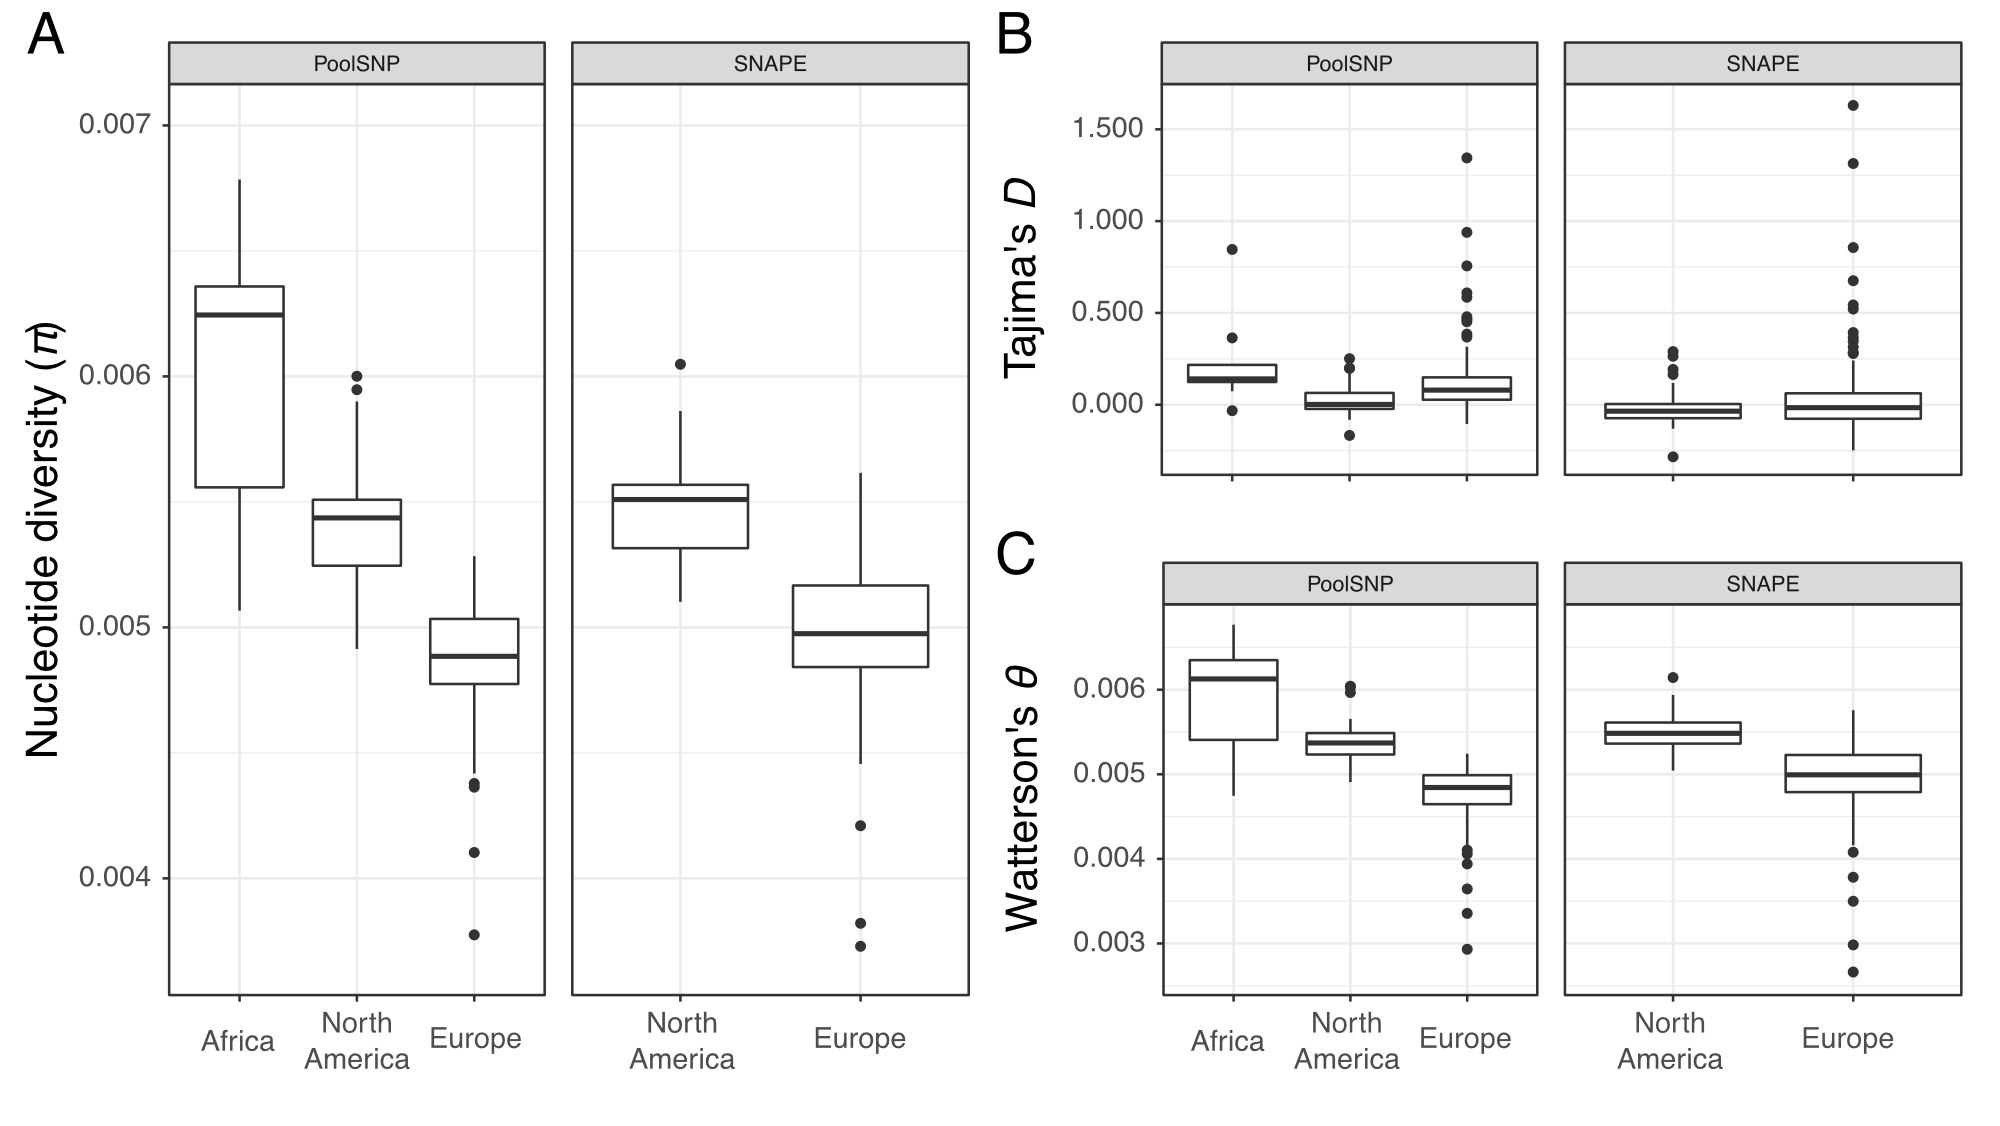

Generate this figure with R:
# plot Figure8 - Margot
library(ggplot2)
library("gridExtra")

dat<-read.table(file="/Users/martinkapun/Documents/GitHub/data-paper/Figure6/Figure6_data.txt",header=T,fill =T,sep="\t")

dat_PoolSNP<-dat[dat$FILE=="PoolSNP",]
dat_SNAPE<-dat[dat$FILE=="SNAPE",]

# PoolSNP plots
plot1<-ggplot(dat_PoolSNP, aes(x=Continent, y=Pi)) + geom_boxplot(, show.legend = FALSE) + labs(y = "Nucleotide diversity", tag = "A") + theme_bw() + theme(axis.title.x=element_blank()) + facet_grid(~ FILE) + scale_x_discrete(limits=c("Africa","North America","Europe")) + scale_y_continuous(labels=function(x){sprintf("%.3f", x)},limits=c(0.0037, 0.007),breaks=seq(0.004, 0.007, 0.001))  
plot2<-ggplot(dat_PoolSNP, aes(x=Continent, y=Watterson)) + geom_boxplot(, show.legend = FALSE) + labs(y = "Theta Watterson", tag = "C") + theme_bw()  + theme(axis.title.x=element_blank()) + facet_grid(~ FILE) + scale_x_discrete(limits=c("Africa","North America","Europe")) + scale_y_continuous(labels=function(x){sprintf("%.3f", x)},limits=c(0.0026, 0.0068),breaks=seq(0.003, 0.006, 0.001))  
plot3<-ggplot(dat_PoolSNP, aes(x=Continent, y=Tajima_D)) + geom_boxplot(, show.legend = FALSE) +  labs(y = "Tajima's D", tag = "B") +  theme_bw() + theme(axis.title.x=element_blank()) + facet_grid(~ FILE) + scale_x_discrete(limits=c("Africa","North America","Europe")) + scale_y_continuous(labels=function(x){sprintf("%.3f", x)},limits=c(-0.285, 1.65),breaks=seq(0, 1.5, 0.5)) 
plot4<-ggplot(dat_PoolSNP, aes(x=Continent, y=pn_ps)) + geom_boxplot(, show.legend = FALSE) + labs(y =expression('p'[N]*'/p'[S]), tag = "D") +  theme_bw() + theme(axis.title.x=element_blank()) + facet_grid(~ FILE) + scale_x_discrete(limits=c("Africa","North America","Europe")) + scale_y_continuous(labels=function(x){sprintf("%.3f", x)},limits=c(0.23, 0.53),breaks=seq(0.3, 0.5, 0.1)) 

# SNAPE plots
plot5<-ggplot(dat_SNAPE, aes(x=Continent, y=Pi)) + geom_boxplot(, show.legend = FALSE) + labs(y = "Nucleotide diversity", tag = "") + theme_bw()   + theme(axis.title.x=element_blank())+ facet_grid(~ FILE) + scale_x_discrete(limits=c("North America","Europe")) + scale_y_continuous(labels=function(x){sprintf("%.3f", x)},limits=c(0.0037, 0.007),breaks=seq(0.004, 0.007, 0.001))  
plot6<-ggplot(dat_SNAPE, aes(x=Continent, y=Watterson)) + geom_boxplot(, show.legend = FALSE) + labs(y = "Theta Watterson", tag = "") + theme_bw() + theme(axis.title.x=element_blank())   + facet_grid(~ FILE) + scale_x_discrete(limits=c("North America","Europe")) + scale_y_continuous(labels=function(x){sprintf("%.3f", x)},limits=c(0.0026, 0.0068),breaks=seq(0.003, 0.006, 0.001))
plot7<-ggplot(dat_SNAPE, aes(x=Continent, y=Tajima_D)) + geom_boxplot(, show.legend = FALSE) +  labs(y = "Tajima's D", tag = "") +  theme_bw() + theme(axis.title.x=element_blank())  + facet_grid(~ FILE) + scale_x_discrete(limits=c("North America","Europe")) + scale_y_continuous(labels=function(x){sprintf("%.3f", x)},limits=c(-0.285, 1.65),breaks=seq(0, 1.5, 0.5))  
plot8<-ggplot(dat_SNAPE, aes(x=Continent, y=pn_ps)) + geom_boxplot(, show.legend = FALSE) + labs(y =expression('p'[N]*'/p'[S]), tag = "") +  theme_bw() + theme(axis.title.x=element_blank())  + facet_grid(~ FILE) + scale_x_discrete(limits=c("North America","Europe")) + scale_y_continuous(labels=function(x){sprintf("%.3f", x)},limits=c(0.23, 0.53),breaks=seq(0.3, 0.5, 0.1)) 


pdf("/Users/martinkapun/Documents/GitHub/data-paper/Figure6/Figure6_v3.pdf",widt=12,height=6)
# make final Figure 8
grid.arrange(plot1, 
             plot5, 
             plot3, 
             plot7, 
             plot2, 
             plot6, 
             layout_matrix = rbind(c(1,2,3,4),
                                   c(1,2,5,6)))
dev.off()


        ncol=2, nrow=2, widths=c(1,0.6,1,0.6), heights=c(1, 1))
        

